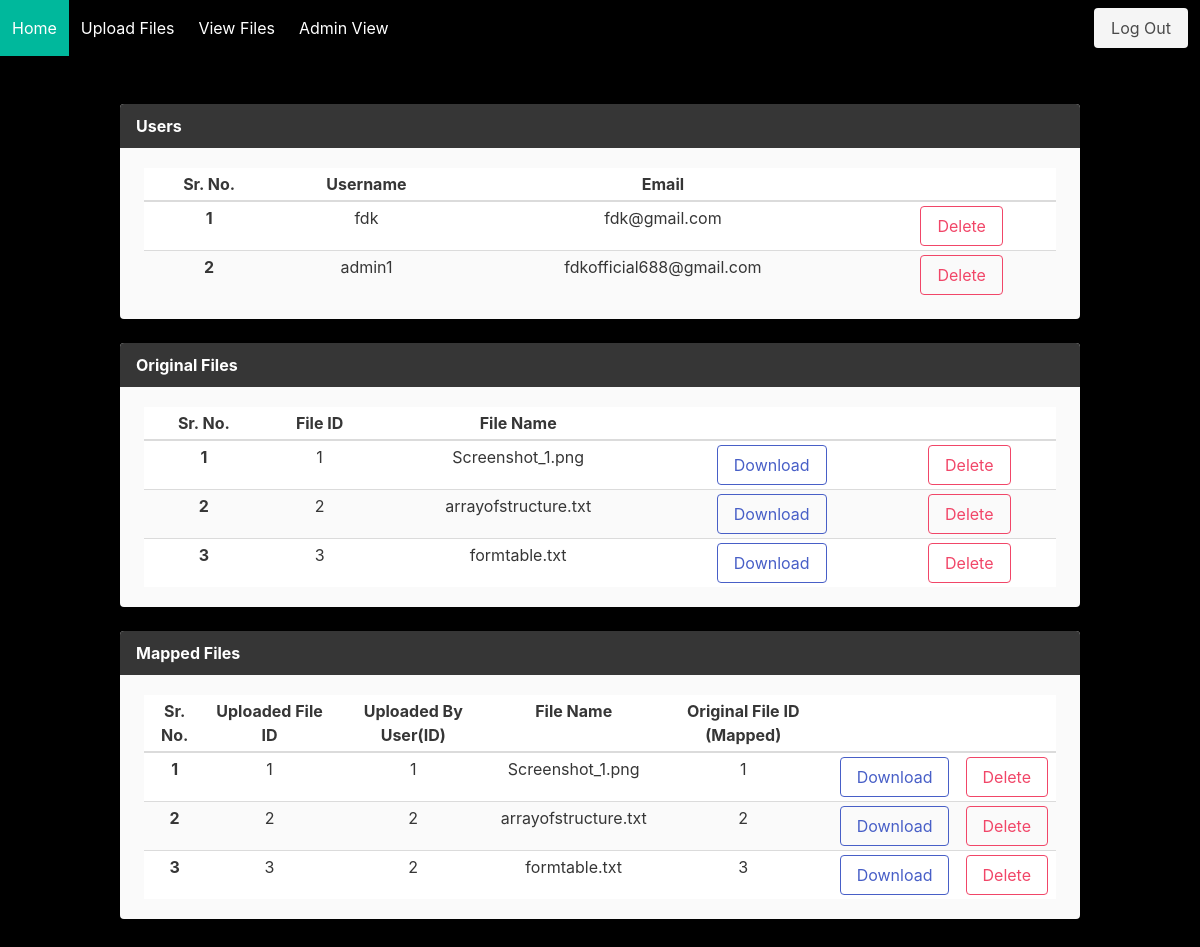
Screenshot of /admin/view (signed in) with the database file from the repository.
### app/models.py (models this page shows)
class Users(UserMixin, db.Model):
    __tablename__ = 'users'
    id = db.Column(db.Integer, primary_key=True)
    email = db.Column(db.String(100), unique=True)
    password = db.Column(db.String(100))
    username = db.Column(db.String(1000))

class OriginalFiles(UserMixin, db.Model):
    __tablename__ = 'original_files'
    file_id = db.Column(db.Integer, primary_key=True)
    fileName = db.Column(db.String(200))
    md5 = db.Column(db.String(200))

class MappedFiles(UserMixin, db.Model):
    __tablename__ = 'mapped_files'
    mapped_id = db.Column(db.Integer, primary_key=True)
    user_id = db.Column(db.Integer, db.ForeignKey('users.id'))
    fileName = db.Column(db.String(200))
    original_id = db.Column(db.Integer, db.ForeignKey('original_files.file_id'))

### app/main.py (the view)
@main.route('/admin/view')
@login_required
def admin_view():
    uploadedFiles = MappedFiles.query.all();
    originalFiles = OriginalFiles.query.all();
    users = Users.query.all()
    print(uploadedFiles)
    print(originalFiles)
    print(users)
    return render_template('adminView.html', users=users, originalFiles=originalFiles, files=uploadedFiles)

### app/__init__.py (called while the page is built)
def create_app():
    app = Flask(__name__)
    app.config['SECRET_KEY'] = 'secret_key'
    app.config['SQLALCHEMY_DATABASE_URI'] = 'sqlite:///db.sqlite'
    app.config['SQLALCHEMY_TRACK_MODIFICATIONS'] = False
    app.config['UPLOAD_FOLDER'] = '/upload'
    db.init_app(app)
    login_manager = LoginManager()
    login_manager.login_view = 'auth.login'
    login_manager.init_app(app)
    from .models import Users
    @login_manager.user_loader
    def load_user(user_id):
        return Users.query.get(int(user_id))
    from .auth import auth as auth_blueprint
    app.register_blueprint(auth_blueprint)
    from .main import main as main_blueprint
    app.register_blueprint(main_blueprint)
    return app

### app/templates/adminView.html (shortened to what this page needs)
{% extends "base.html" %}
{% block content %}
<article class="message is-dark">
    <div class="message-header">
      <p>Users</p>
    </div>
    <div class="message-body">
        <div class="table-container">
            <table class="table is-striped is-narrow is-hoverable is-fullwidth">
                <thead>
                    <tr>
                        <th>Sr. No.</th>
                        <th>Username</th>
                        <th>Email</th>
                        <th></th>
                    </tr>
                </thead>
                <tbody>
                    {% for user in users %}
                    <tr>
                        <th>{{ loop.index }}</th>
                        <td>{{ user.username }}</td>
                        <td>{{ user.email }}</td>
                        <form method="" action="#">
                            <td>
                            <button class="button is-link is-danger is-outlined" type="submit">Delete</button>
                            </td>
                        </form>
                    </tr>
                    {% endfor %}
                </tbody>
            </table>
        </div>
    </div>
  </article>
  <article class="message is-dark">
    <div class="message-header">
      <p>Original Files</p>
    </div>
    <div class="message-body">
        <div class="table-container">
            <table class="table is-striped is-narrow is-hoverable is-fullwidth">
                <thead>
                    <tr>
                        <th>Sr. No.</th>
                        <th>File ID</th>
                        <th>File Name</th>
                        <th></th>
                        <th></th>
                    </tr>
                </thead>
                <tbody>
                    {% for file in originalFiles %}
                    <tr>
                        <th>{{ loop.index }}</th>
                        <td>{{ file.file_id }}</td>
                        <td>{{ file.fileName }}</td>
                        <form method="POST" action="/download/0">
                            <td>
                                <button class="button is-link is-outlined" type="submit" download="files.fileName">Download</button>
                            </td>
                        </form>
                        <form method="" action="#">
                            <td>
                            <button class="button is-link is-danger is-outlined" type="submit">Delete</button>
                            </td>
                        </form>
                    </tr>
                    {% endfor %}
                </tbody>
            </table>
        </div>
    </div>
  </article>
  <article class="message is-dark">
    <div class="message-header">
      <p>Mapped Files</p>
    </div>
    <div class="message-body">
        <div class="table-container">
            <table class="table is-striped is-narrow is-hoverable is-fullwidth">
                <thead>
                    <tr>
                        <th>Sr. No.</th>
                        <th>Uploaded File ID</th>
                        <th>Uploaded By User(ID)</th>
                        <th>File Name</th>
                        <th>Original File ID (Mapped)</th>
                        <th></th>
                        <th></th>
                    </tr>
                </thead>
                <tbody>
                    {% for file in files %}
                    <tr>
                        <th>{{ loop.index }}</th>
                        <td>{{ file.mapped_id }}</td>
                        <td>{{ file.user_id }}</td>
                        <td>{{ file.fileName }}</td>
                        <td>{{ file.original_id }}</td>
                        <form method="POST" action="/download/1">
                            <td>
                                <button class="button is-link is-outlined" type="submit" download="files.fileName">Download</button>
                            </td>
                        </form>
                        <form method="" action="#">
                            <td>
                            <button class="button is-link is-danger is-outlined" type="submit">Delete</button>
                            </td>
                        </form>
                    </tr>
                    {% endfor %}
                </tbody>
            </table>
        </div>
    </div>
  </article>
{% endblock %}

### app/templates/base.html (shortened to what this page needs)
<!DOCTYPE html>
<html>
<head>
    <link rel="stylesheet" href="https://cdnjs.cloudflare.com/ajax/libs/bulma/0.7.2/css/bulma.min.css" />
</head>
<body>
    <section class="hero is-primary is-fullheight" style="background-color: black; text-emphasis-color: grey;">
        <div class="hero-head" >
            <nav class="navbar" role="navigation" aria-label="main navigation">
                <div id="navMenu" class="navbar-menu">
                  <div class="navbar-start">
                    {% if current_user.is_authenticated %}
                    <a class="navbar-item" href="{{ url_for('main.home') }}">
                        Home
                    </a>
                    <a class="navbar-item" href="{{ url_for('main.upload') }}">
                        Upload Files
                    </a>
                    <a class="navbar-item" href="{{ url_for('main.view') }}">
                        View Files
                    </a>
                    <a class="navbar-item" href="{{ url_for('main.admin_view') }}">
                        Admin View
                      </a>
                    {% endif %}
                  </div>
                  <div class="navbar-end">
                    <div class="navbar-item">
                      <div class="buttons">
                        {% if current_user.is_authenticated %}
                        <a class="button is-light" href="{{ url_for('auth.logout') }}">
                            Log Out
                        </a>
                        {% endif %}
                    </div>
                    </div>
                  </div>
                </div>
              </nav>
        </div>
        <div class="hero-body">
            <div class="container has-text-centered">
               {% block content %}
               {% endblock %}
            </div>
        </div>
    </section>
</body>
</html>

### rows the page displays
Users: username "fdk", email "fdk@gmail.com"
Users: username "admin1", email "fdkofficial688@gmail.com"
OriginalFiles: file_id "1", fileName "Screenshot_1.png"
OriginalFiles: file_id "2", fileName "arrayofstructure.txt"
OriginalFiles: file_id "3", fileName "formtable.txt"
MappedFiles: mapped_id "1", user_id "1", fileName "Screenshot_1.png", original_id "1"
MappedFiles: mapped_id "2", user_id "2", fileName "arrayofstructure.txt", original_id "2"
MappedFiles: mapped_id "3", user_id "2", fileName "formtable.txt", original_id "3"
